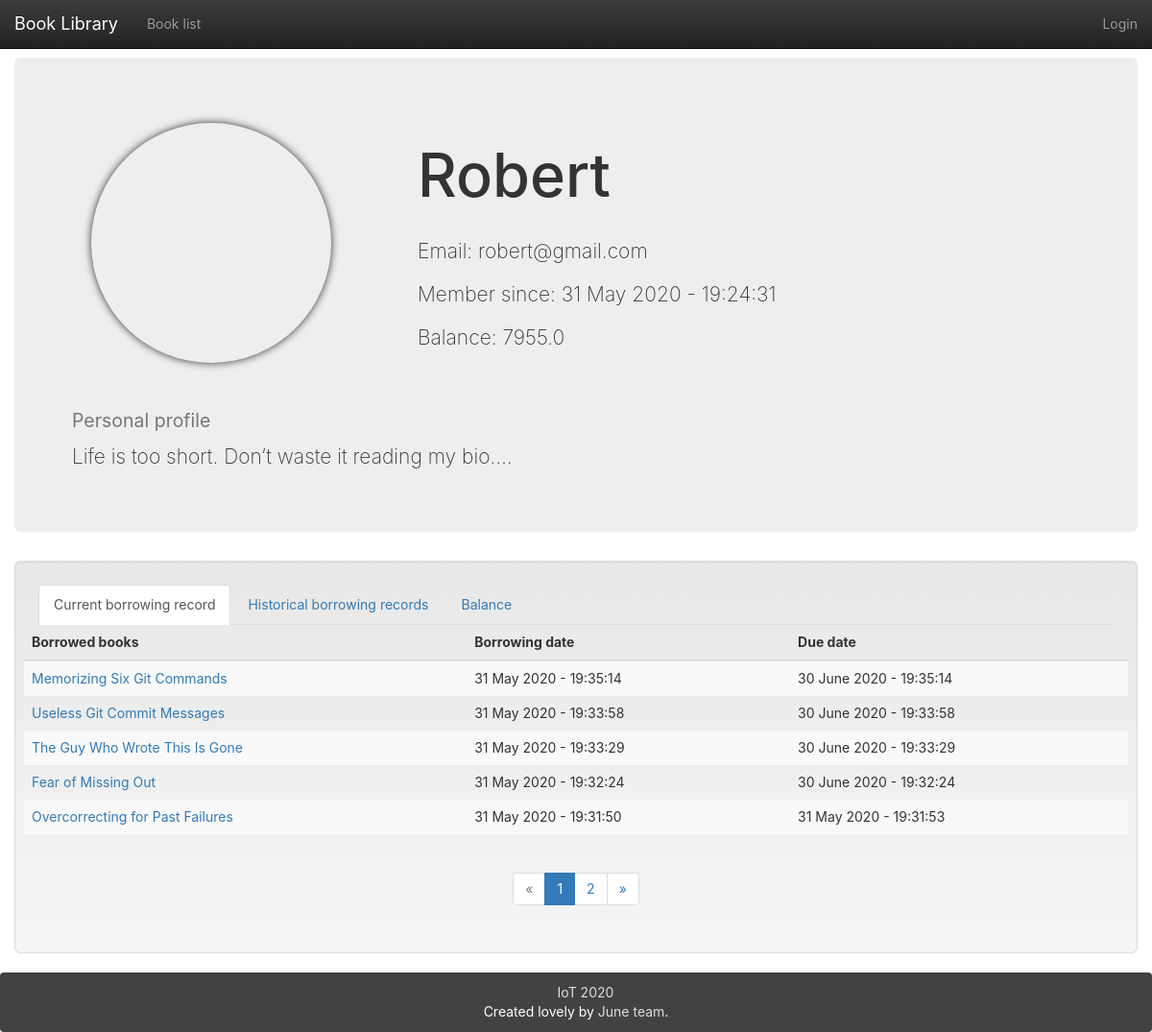
The app's page /users/19/ with its own data.
### app/models.py (models this page shows, shortened)
class User(UserMixin, db.Model):
    __tablename__ = 'users'
    id = db.Column(db.Integer, primary_key=True)
    email = db.Column(db.String(64), unique=True)
    name = db.Column(db.String(64))
    password_hash = db.deferred(db.Column(db.String(128)))
    major = db.Column(db.String(128))
    role_id = db.Column(db.Integer, db.ForeignKey('roles.id'))
    headline = db.Column(db.String(32), nullable=True)
    about_me = db.deferred(db.Column(db.Text, nullable=True))
    about_me_html = db.deferred(db.Column(db.Text, nullable=True))
    avatar = db.Column(db.String(128))
    category = db.Column(db.Integer)
    member_since = db.Column(db.DateTime(), default=datetime.utcnow)
    balance = db.Column(db.Float())
    transactions = db.relationship('Transaction',
                           backref=db.backref('user', lazy='joined'),
                           lazy='dynamic',
                           cascade='all, delete-orphan')
    @property
    def password(self):
        raise AttributeError('password is not readable attribute')
    logs = db.relationship('Log',
                           backref=db.backref('user', lazy='joined'),
                           lazy='dynamic',
                           cascade='all, delete-orphan')
    comments = db.relationship('Comment',
                               backref=db.backref('user', lazy='joined'),
                               lazy='dynamic',
                               cascade='all, delete-orphan')
    def avatar_url(self, _external=False):
        if self.avatar:
            avatar_json = json.loads(self.avatar)
            if avatar_json['use_out_url']:
                return avatar_json['url']
            else:
                return url_for('_uploads.uploaded_file', setname=avatars.name, filename=avatar_json['url'],
                               _external=_external)
        else:
            return url_for('static', filename='img/avatar.png', _external=_external)

class Log(db.Model):
    __tablename__ = 'logs'
    id = db.Column(db.Integer, primary_key=True)
    user_id = db.Column(db.Integer, db.ForeignKey('users.id'))
    book_id = db.Column(db.Integer, db.ForeignKey('books.id'))
    borrow_timestamp = db.Column(db.DateTime, default=datetime.now())
    return_timestamp = db.Column(db.DateTime, default=datetime.now())
    returned = db.Column(db.Boolean, default=0)
    return_request = db.Column(db.Boolean, default=0)

class Book(db.Model):
    __tablename__ = 'books'
    id = db.Column(db.Integer, primary_key=True)
    isbn = db.Column(db.String(16), unique=True)
    title = db.Column(db.String(128))
    origin_title = db.Column(db.String(128))
    subtitle = db.Column(db.String(128))
    author = db.Column(db.String(128))
    translator = db.Column(db.String(64))
    publisher = db.Column(db.String(64))
    image = db.Column(db.String(128))
    pubdate = db.Column(db.String(32))
    pages = db.Column(db.Integer)
    price = db.Column(db.String(16))
    binding = db.Column(db.String(16))
    numbers = db.Column(db.Integer, default=5)
    summary = db.deferred(db.Column(db.Text, default=""))
    summary_html = db.deferred(db.Column(db.Text))
    catalog = db.deferred(db.Column(db.Text, default=""))
    catalog_html = db.deferred(db.Column(db.Text))
    hidden = db.Column(db.Boolean, default=0)
    transactions = db.relationship('Transaction',
                           backref=db.backref('book', lazy='joined'),
                           lazy='dynamic',
                           cascade='all, delete-orphan')
    logs = db.relationship('Log',
                           backref=db.backref('book', lazy='joined'),
                           lazy='dynamic',
                           cascade='all, delete-orphan')
    comments = db.relationship('Comment', backref='book',
                               lazy='dynamic',
                               cascade='all, delete-orphan')
    @property
    def tags_string(self):
        return ",".join([tag.name for tag in self.tags.all()])

### app/main/user/views.py (the view)
@user.route('/<int:user_id>/')
def detail(user_id):
    the_user = User.query.get_or_404(user_id)
    show = request.args.get('show', 0, type=int)
    if show != 0:
        show = 1
    page = request.args.get('page', 1, type=int)
    pagination = the_user.logs.filter_by(returned=show) \
        .order_by(Log.borrow_timestamp.desc()).paginate(page, per_page=5)
    logs = pagination.items
    return render_template("user_detail.html", user=the_user, logs=logs, pagination=pagination,
                           title=u"User: " + the_user.name)

### app/main/index/views.py (called while the page is built)
@main.app_context_processor
def inject_permissions():
    return dict(Permission=Permission)

### app/models.py (called while the page is built)
    def can(self, permissions):
        return False

### app/main/user/templates/user_detail.html (shortened to what this page needs)
{% extends "base.html" %}
{% from "bootstrap/pagination.html" import render_pagination %}
{% block mycontent %}
    <div class="jumbotron">
        <div class="row">
            {%- if user.avatar_url() -%}
                <div class="col-md-3 animated bounceIn">
                    {%- if current_user.id == user.id or current_user.can(Permission.UPDATE_OTHERS_INFORMATION) -%}
                        <a href="{{ url_for('user.avatar',user_id=user.id) }}" data-toggle="tooltip"
                           data-placement="bottom" title="Click to edit avatar">
                            <div class="avatar avatar-large"
                                 style="background-image: url({{ user.avatar_url() }})"></div>
                        </a>
                    {%- else -%}
                        <div class="avatar avatar-large"
                             style="background-image: url({{ user.avatar_url() }})"></div>
                    {%- endif -%}
                </div>
            {%- endif -%}
            <div class="col-md-6 col-md-offset-1 animated fadeIn">
                <h1 class="page-header">{{ user.name }}
                </h1>
                <p>Email: {{ user.email }}</p>
                <p>Member since: {{ user.member_since.strftime('%d %B %Y - %H:%M:%S') }}</p>
                <p>Balance: {{ user.balance }}</p>
            </div>
        </div>
        {% if user.about_me_html %}
            <h2>
                <small>Personal profile</small>
            </h2>
            {{ user.about_me_html|safe }}
        {% elif user.about_me %}
            <p>{{ user.about_me }}</p>
        {% endif %}
    </div>
    <div class="well well-lg" id="log">
        <ul class="nav nav-tabs" role="tablist">
            {%if request.args.get('show',0)=='0' or request.args.get('show',0)==0 %}
                <li role="presentation" class="active"><a href="#log" role="tab">Current borrowing record</a></li>
                <li role="presentation"><a href="{{ url_for('user.detail',user_id=user.id,show=1,_anchor='log') }}"
                                           role="tab">Historical borrowing records</a>
                </li>
                <li role="presentation"><a href="{{ url_for('user.detail',user_id=user.id,show=2,_anchor='log') }}"
                                           role="tab">Balance</a>
                </li>
            {% endif %}
        </ul>
        <div class="tab-content row">
            {% if request.args.get('show',0)=='0' or request.args.get('show',0)==0 %}
                <table class="table table-striped table-hover">
                    <thead>
                    <tr>
                        <th>Borrowed books</th>
                        <th class="hidden-xs">Borrowing date</th>
                        <th class="hidden-xs">Due date</th>
                    </tr>
                    </thead>
                    <tbody>
                    {% for log in logs %}
                        <tr class="animated fadeIn delay-{{ loop.index0 }}">
                            <td><a href="{{ url_for('book.detail',book_id=log.book.id) }}">{{ log.book.title }}</a>
                            </td>
                            <td class="hidden-xs">{{ log.borrow_timestamp.strftime('%d %B %Y - %H:%M:%S') }}</td>
                            <td class="hidden-xs">{{ log.return_timestamp.strftime('%d %B %Y - %H:%M:%S') }}</td>
                        </tr>
                    {% endfor %}
                    </tbody>
                </table>
            {% endif %}
        </div>
        {% if pagination and pagination.pages>1 %}
            <div class="container-fluid text-center">
                {{ render_pagination(pagination) }}
            </div>
        {% endif %}
    </div>
{% endblock %}

### app/static/css/main.css (style rules this page uses)
html, body { height: 100%; width: 100%; margin: 0; padding: 0; }
.Site { display: -webkit-box; display: -moz-box; display: -ms-flexbox; display: -webkit-flex; display: flex; flex-direction: column; }
html, body, main { font-family: -apple-system, "Helvetica Neue", Helvetica, Arial, sans-serif; }
.avatar { background-position: center; box-shadow: 0 0 8px rgba(0, 0, 0, .8); -webkit-box-shadow: 0 0 8px rgba(0, 0, 0, .8); -moz-box-shadow: 0 0 8px rgba(0, 0, 0, .8); background-size: cover; transition: transform .5s ease-in-out; }
.avatar-large { width: 250px; height: 250px; border-radius: 125px; -webkit-border-radius: 125px; -moz-border-radius: 125px; margin: 20px; }
.animated { -webkit-animation-fill-mode: both; -moz-animation-fill-mode: both; -ms-animation-fill-mode: both; -o-animation-fill-mode: both; animation-fill-mode: both; -webkit-animation-duration: 1s; -moz-animation-duration: 1s; -ms-animation-duration: 1s; -o-animation-duration: 1s; animation-duration: 1s; }
.bounceIn { -webkit-animation-name: bounceIn; -moz-animation-name: bounceIn; -o-animation-name: bounceIn; animation-name: bounceIn; }
.delay-0 { -webkit-animation-delay: .05s; -moz-animation-delay: .05s; -o-animation-delay: .05s; animation-delay: .05s; }
.delay-1 { -webkit-animation-delay: .10s; -moz-animation-delay: .10s; -o-animation-delay: .10s; animation-delay: .10s; }
.delay-2 { -webkit-animation-delay: .15s; -moz-animation-delay: .15s; -o-animation-delay: .15s; animation-delay: .15s; }
.delay-3 { -webkit-animation-delay: .20s; -moz-animation-delay: .20s; -o-animation-delay: .20s; animation-delay: .20s; }
.delay-4 { -webkit-animation-delay: .25s; -moz-animation-delay: .25s; -o-animation-delay: .25s; animation-delay: .25s; }
.fadeIn { -webkit-animation-name: fadeIn; -moz-animation-name: fadeIn; -o-animation-name: fadeIn; animation-name: fadeIn; }
.table.table-striped { border: none; }
.table.table-striped td { border: none; }

### records on screen
User: name "Robert", email "robert@gmail.com", member_since "31 May 2020 - 19:24:31", balance "7955.0", about_me_html "Life is too short. Don’t waste it reading my bio…."
Log: book "Memorizing Six Git Commands", borrow_timestamp "31 May 2020 - 19:35:14", return_timestamp "30 June 2020 - 19:35:14"
Log: book "Useless Git Commit Messages", borrow_timestamp "31 May 2020 - 19:33:58", return_timestamp "30 June 2020 - 19:33:58"
Log: book "The Guy Who Wrote This Is Gone", borrow_timestamp "31 May 2020 - 19:33:29", return_timestamp "30 June 2020 - 19:33:29"
Log: book "Fear of Missing Out", borrow_timestamp "31 May 2020 - 19:32:24", return_timestamp "30 June 2020 - 19:32:24"
Log: book "Overcorrecting for Past Failures", borrow_timestamp "31 May 2020 - 19:31:50", return_timestamp "31 May 2020 - 19:31:53"

### other values on screen
{{ render_pagination(pagination) }} "« 1 2 »"
